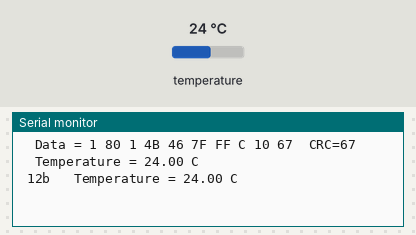
A sketch run on a simulated ESP8266 (NodeMCU). Shown: the last lines printed to the serial monitor. The inputs (shaded band) are chosen by the test bench; at power-on: temperature 24 °C.

Above: at 2.8 s.
2.9 s: temperature set to 12 °C
At 3.7 s:
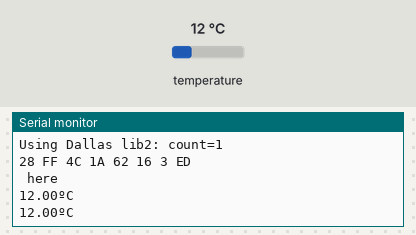
4.5 s: temperature set to 28 °C
At 5.5 s:
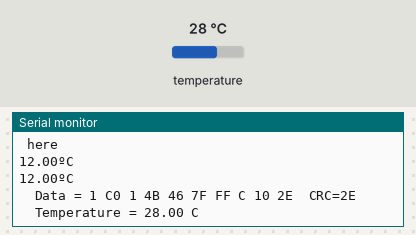
6.5 s: temperature set to 33 °C
At 8.0 s:
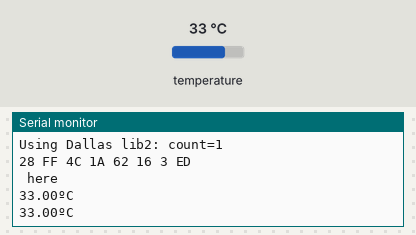
10.6 s: temperature set to 7 °C
At 12.2 s:
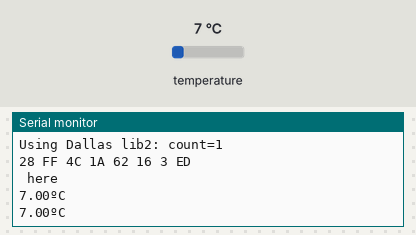
14.7 s: temperature set to 10 °C
At 16.5 s:
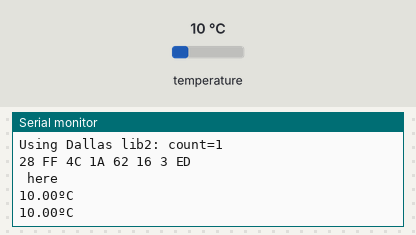
18.7 s: temperature set to 8 °C
At 20.8 s:
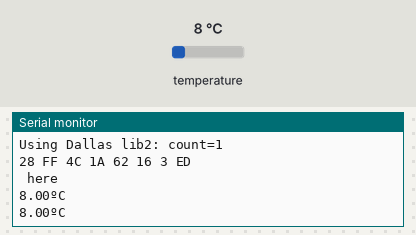
Timing chart, 0 to 22.3 s (numbered marks = the images above; inputs shaded):
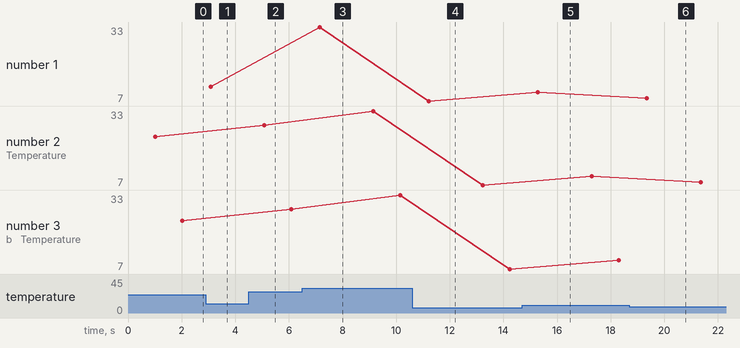

Measured:
- after the input at 2.9 s, the serial monitor: prints a new line after 0.14 s (image 1)
- after the input at 4.5 s, the serial monitor: prints a new line after 0.58 s (image 2)
- after the input at 6.5 s, the serial monitor: prints a new line after 0.61 s (image 3)
- after the input at 10.6 s, the serial monitor: prints a new line after 0.57 s (image 4)
- after the input at 14.7 s, the serial monitor: prints a new line after 0.54 s (image 5)
- after the input at 18.7 s, the serial monitor: prints a new line after 0.61 s (image 6)
- plotted number 1: 12 → 33 after the input at 6.5 s, 10 → 8 after the input at 18.7 s
- plotted number 2: 28 → 33 after the input at 6.5 s, 10 → 8 after the input at 18.7 s

The sketch:

Weather_station2_onewire.ino
```cpp
#include <OneWire.h>
#include <DallasTemperature.h>


#define ONE_WIRE_BUS D6 // Data wire is plugged into this port


#define NONVALID_TEMPERATURE -100


OneWire  ds(ONE_WIRE_BUS);  // on pin 10 (a 4.7K resistor is necessary)
//ROM = 28 6D A3 68 4 0 0 F8

uint8_t OW_Temp1Addr[8] = { 0x28, 0x6D, 0xA3, 0x68, 0x4, 0x0, 0x0, 0xF8 };
uint8_t OW_Temp1Addr2[8] = { 0x28, 0x6D, 0xA3, 0x68, 0x4, 0x0, 0x0, 0xF8 };
float OW_Temp1=-100;

// Pass our oneWire reference to Dallas Temperature sensor
DallasTemperature sensors(&ds);

void setup() {
  Serial.begin(115200);

  // Start the DS18B20 sensor
  sensors.begin();

}

void loop() {
  byte data[12];
  byte present = 0;
  byte i;

  ds.select(OW_Temp1Addr);

  ds.write(0x44, 1);        // start conversion, with parasite power on at the end
  delay(1000);     // maybe 750ms is enough, maybe not
  // we might do a ds.depower() here, but the reset will take care of it.

  present = ds.reset();

  ds.select(OW_Temp1Addr);
  ds.write(0xBE);         // Read Scratchpad

  Serial.print("  Data = ");
  Serial.print(present, HEX);
  Serial.print(" ");
  for ( i = 0; i < 9; i++) {           // we need 9 bytes
    data[i] = ds.read();
    Serial.print(data[i], HEX);
    Serial.print(" ");
  }
  Serial.print(" CRC=");
  Serial.print(OneWire::crc8(data, 8), HEX);
  Serial.println();

  // Convert the data to actual temperature
  // because the result is a 16 bit signed integer, it should
  // be stored to an "int16_t" type, which is always 16 bits
  // even when compiled on a 32 bit processor.
  int16_t raw = (data[1] << 8) | data[0];
  byte cfg = (data[4] & 0x60);

  // at lower res, the low bits are undefined, so let's zero them
  if (cfg == 0x00) raw = raw & ~7;  // 9 bit resolution, 93.75 ms
  else if (cfg == 0x20) raw = raw & ~3; // 10 bit res, 187.5 ms
  else if (cfg == 0x40) raw = raw & ~1; // 11 bit res, 375 ms
  //// default is 12 bit resolution, no zeroing needed, 750 ms conversion time

  OW_Temp1 = (float)raw / 16.0;
  Serial.print("  Temperature = ");
  Serial.print(OW_Temp1);
  Serial.println(" C");

  OW_Temp1 = getOneWireTemp(OW_Temp1Addr);
  Serial.print("  Temperature = ");
  Serial.print(OW_Temp1);
  Serial.println(" C");

  delay(1000);
  //sensors.requestTemperatures();
  float temperatureC = sensors.getTempCByIndex(0);
  Serial.print("Using Dallas lib: ");
  Serial.print(temperatureC);
  Serial.println("ºC");

  Serial.print("Using Dallas lib2: count=");
  Serial.println(sensors.getDeviceCount());
  sensors.getAddress(OW_Temp1Addr2,0);
  printAddress(OW_Temp1Addr2);
  Serial.println();

  float OW_Temp1=NONVALID_TEMPERATURE;
  if (sensors.getAddress(OW_Temp1Addr2, 0))
  {
    Serial.println(" here ");
    OW_Temp1 = sensors.getTempC(OW_Temp1Addr2);
  }else{
     OW_Temp1 = NONVALID_TEMPERATURE;
  }
  Serial.print(OW_Temp1);
  Serial.println("ºC");

  Serial.print(temperatureC);
  Serial.println("ºC");
  delay(1000);

}


float getOneWireTemp(uint8_t addr[8])
{
  byte data[12];
  byte present = 0;
  byte i;

  ds.select(addr);

  // start conversion, with parasite power on at the end
  ds.write(0x44, 1);
  delay(1000);     // maybe 750ms is enough, maybe not

  // we might do a ds.depower() here, but the reset will take care of it.
  present = ds.reset();

  // Read Scratchpad
  ds.select(addr);
  ds.write(0xBE);

  //Serial.print("  Data = ");
  //Serial.print(present, HEX);
  //Serial.print(" | ");
  for ( i = 0; i < 9; i++) {           // we need 9 bytes
    data[i] = ds.read();
    //Serial.print(data[i], HEX);
    //Serial.print(" ");
  }
  //Serial.print(" CRC=");
  //Serial.print(OneWire::crc8(data, 8), HEX);
  //Serial.println();

  // Convert the data to actual temperature
  // because the result is a 16 bit signed integer, it should
  // be stored to an "int16_t" type, which is always 16 bits
  // even when compiled on a 32 bit processor.
  int16_t raw = (data[1] << 8) | data[0];
  byte cfg = (data[4] & 0x60);

  // at lower res, the low bits are undefined, so let's zero them
  if (cfg == 0x00){
    raw = raw & ~7;  // 9 bit resolution, 93.75 ms
    Serial.print (" 9b ");
  }
  else if (cfg == 0x20){
    raw = raw & ~3; // 10 bit res, 187.5 ms
    Serial.print (" 10b ");
  }
  else if (cfg == 0x40){
    raw = raw & ~1; // 11 bit res, 375 ms
    Serial.print (" 11b ");
  }
  else
  {
    Serial.print (" 12b ");
  }
  //// default is 12 bit resolution, no zeroing needed, 750 ms conversion time

  return (float)raw / 16.0;
}

void printAddress(uint8_t addr[8])
{
  for ( uint8_t i = 0; i < 8; i++) {           // we need 8 bytes
    Serial.print(addr[i], HEX);
    Serial.print(" ");
}

}
```
